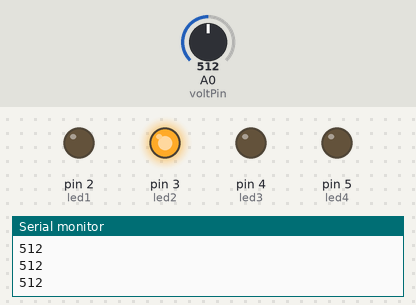
A sketch run on a simulated Arduino Uno, built with avr-gcc and run on an emulated ATmega328P. Parts: output pins drawn as LEDs (lit = HIGH), the last lines printed to the serial monitor. Dashed ring = blinking. Inputs (shaded band) come from the test bench; at power-on: A0 (voltPin) = 512.

Above: at 1.2 s.
1.3 s: A0 (voltPin) set to 481
At 1.9 s:
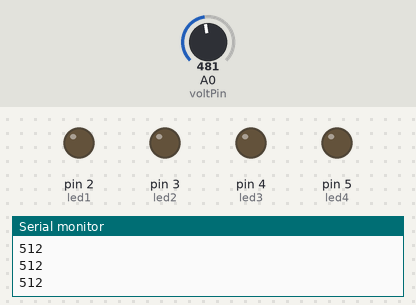
4.9 s: A0 (voltPin) set to 122
At 5.24 s:
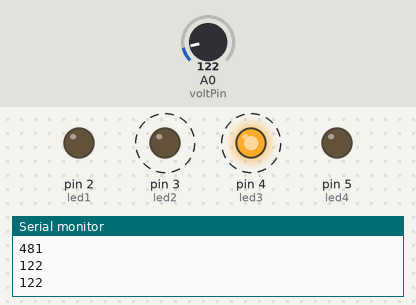
8.4 s: A0 (voltPin) set to 511
At 8.9 s:
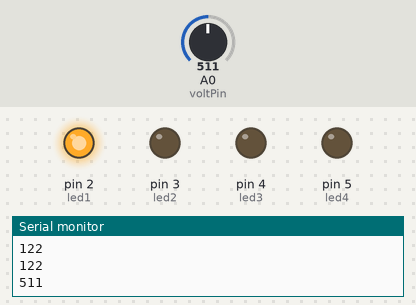
11.9 s: A0 (voltPin) set to 306
Timing chart, 0 to 16.4 s (numbered marks = the images above; inputs shaded):
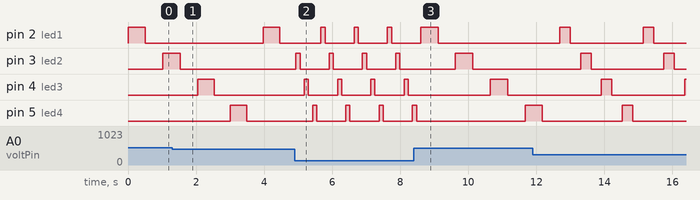

The sketch:

LED_delay_based_on_potentiometer.ino
```cpp
int led1 = 2;
int led2 = 3;
int led3 = 4;
int led4 = 5;
int voltPin = A0;
int td;

void setup() {
  // put your setup code here, to run once:
pinMode(led1,OUTPUT);
pinMode(led2,OUTPUT);
pinMode(led3,OUTPUT);
pinMode(led4,OUTPUT);
pinMode(voltPin,INPUT);
Serial.begin(9600);
}

void loop() {
  // put your main code here, to run repeatedly:
td = analogRead(voltPin);
Serial.println(td);

while (true){

  td = analogRead(voltPin);
  Serial.println(td);

  digitalWrite(led1,HIGH);
  delay(td);
  digitalWrite(led1,LOW);
  delay(td);
  td = analogRead(voltPin);
  Serial.println(td);

  digitalWrite(led2,HIGH);
  delay(td);
  digitalWrite(led2,LOW);
  delay(td);
  td = analogRead(voltPin);
  Serial.println(td);

  digitalWrite(led3,HIGH);
  delay(td);
  digitalWrite(led3,LOW);
  delay(td);
  td = analogRead(voltPin);
  Serial.println(td);

  digitalWrite(led4,HIGH);
  delay(td);
  digitalWrite(led4,LOW);
  delay(td);
  Serial.println(td);
  td = analogRead(voltPin);
  }

}
```

Measured:
- the behaviour switches between 490 and 489 on A0 (voltPin) (found by bisection; images 0 and 1)
- by itself, pin 2 (led1), pin 3 (led2): alternates HIGH for 0.31 s and LOW for 2.1 s
